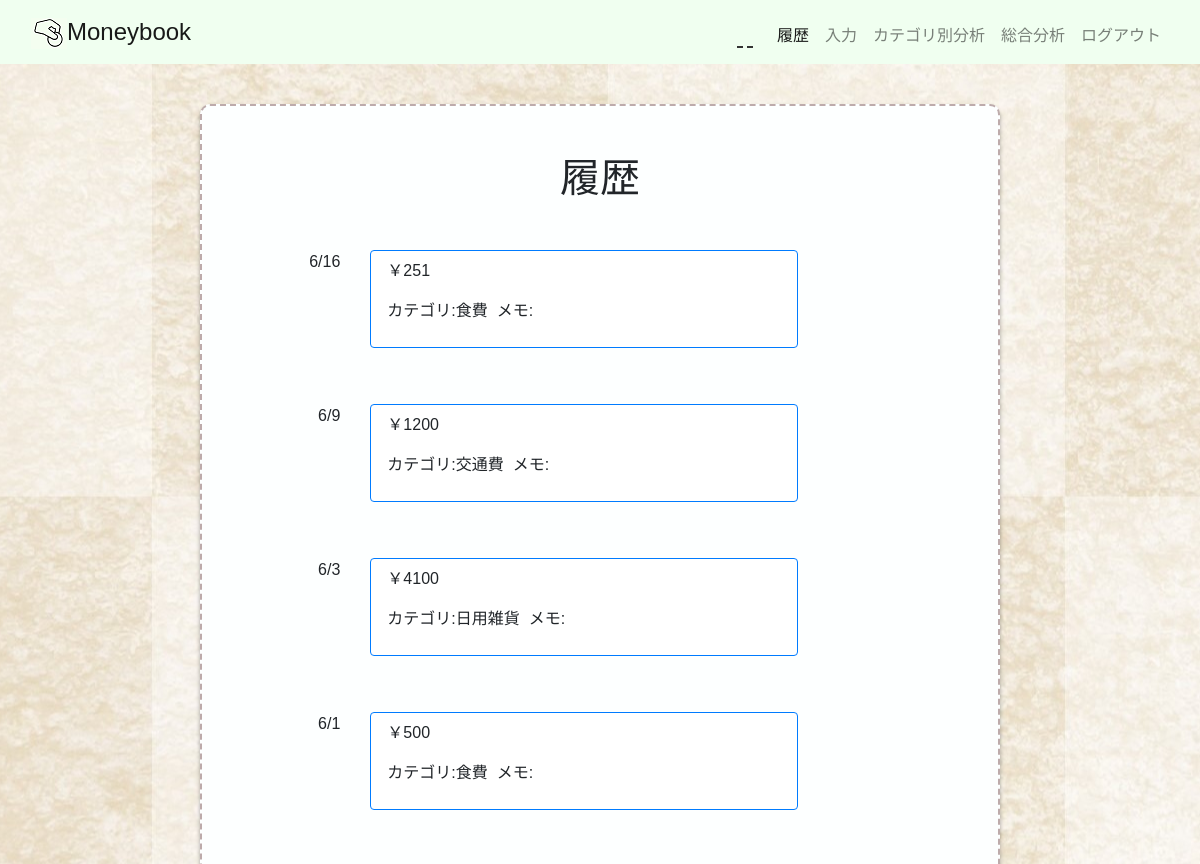
Page /history/ (upper part) on the earlier database version.
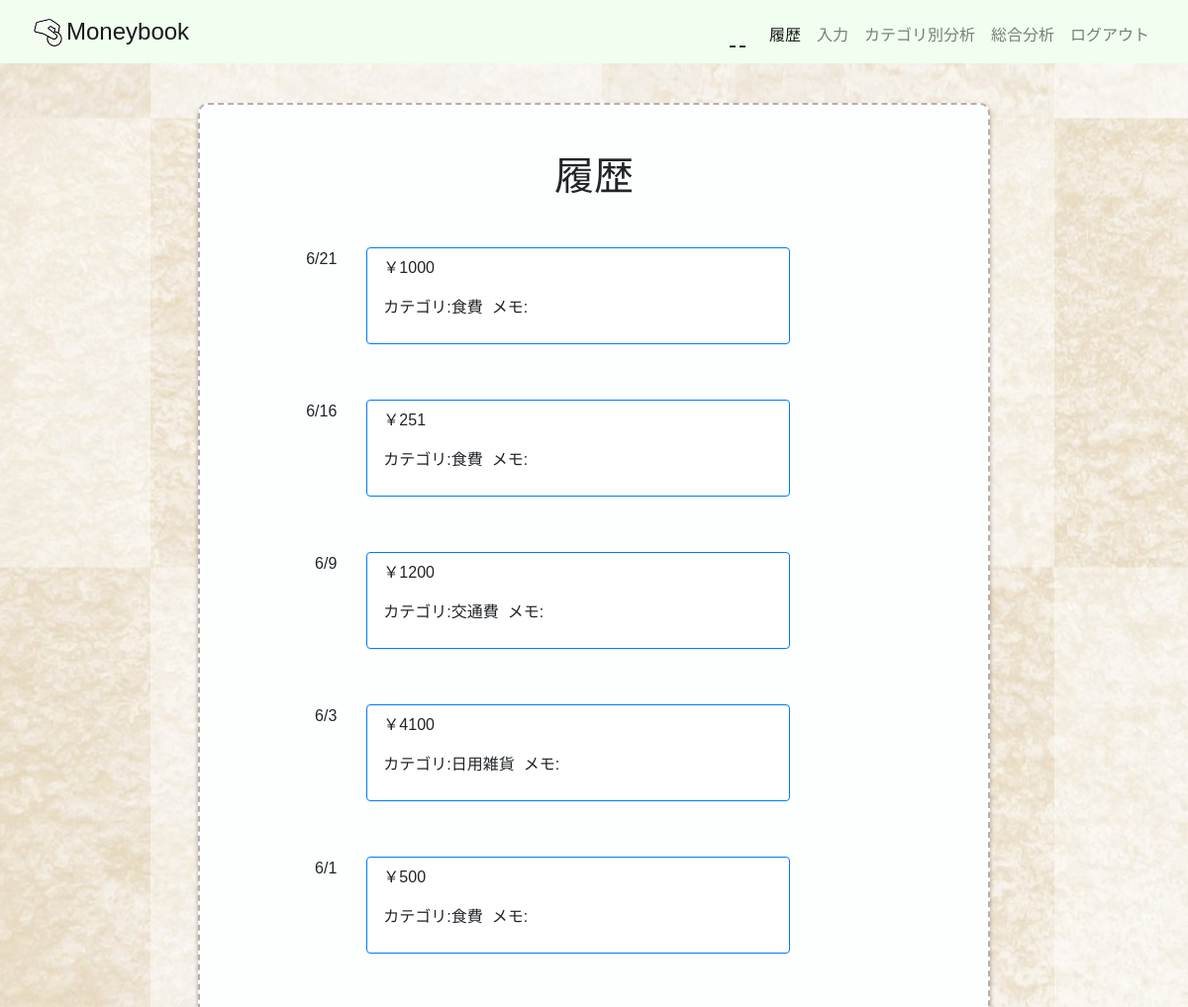
Same page on the later database version.
### moneybook/models.py (models this page shows, shortened)
class Spending(models.Model):
    class Meta:
        db_table = "spending"
        verbose_name = "支出"
        verbose_name_plural = "支出"
    description = models.CharField('品名', max_length=50, null=True, blank=True)
    s_category = models.ForeignKey(S_Category, on_delete=models.PROTECT, verbose_name="支出カテゴリ")
    money = models.IntegerField('金額', default=0)
    date = models.DateField('使用日', default=timezone.now)
    note = models.TextField('メモ', blank=True)

class S_Category(models.Model):
    class Meta:
        db_table = "s_category"
        verbose_name = "支出カテゴリ"
        verbose_name_plural = "支出カテゴリ"
    s_category_name = models.CharField(max_length=255, unique=True)
    def __str__(self):
        return self.s_category_name

### moneybook/views.py (the view)
# urls.py: path('history/', views.InputList.as_view(), name='history'),
class InputList(generic.ListView, LoginRequiredMixin):
    model = Spending
    ordering = '-date'
    template_name = "moneybook/history.html"

### templates/moneybook/history.html (shortened to what this page needs)
{% extends 'moneybook/base.html' %}
{% block content %}
<div class="container mx-auto">
    <h1 style="text-align: center;">履歴</h1>
    {% for spending in spending_list %}
    <div class="row">
        <div class="col-sm-2 col-1 label">{{ spending.date|date:"n/j" }}</div>
        <div class="col-sm-10 col-12">
            <div class="card border-primary" style="padding: 0.5rem 1rem; margin-bottom: 1.5rem; position:relative;">
            <p class="card-text">￥{{ spending.money }}</p>
            <p class="card-text">カテゴリ:{{ spending.s_category}}
                &nbsp;メモ:{{ spending.note }}</p>
            <a style="display: block; position: absolute; width: 100%; height: 100%;" href="{% url 'moneybook:s_detail' spending.pk %}"></a>
            </div>
        </div>
    </div>
    {% endfor %}
</div>
{% endblock content %}

Differences in the rows shown:
added Spending: date "6/21", money "1000", s_category "食費"
